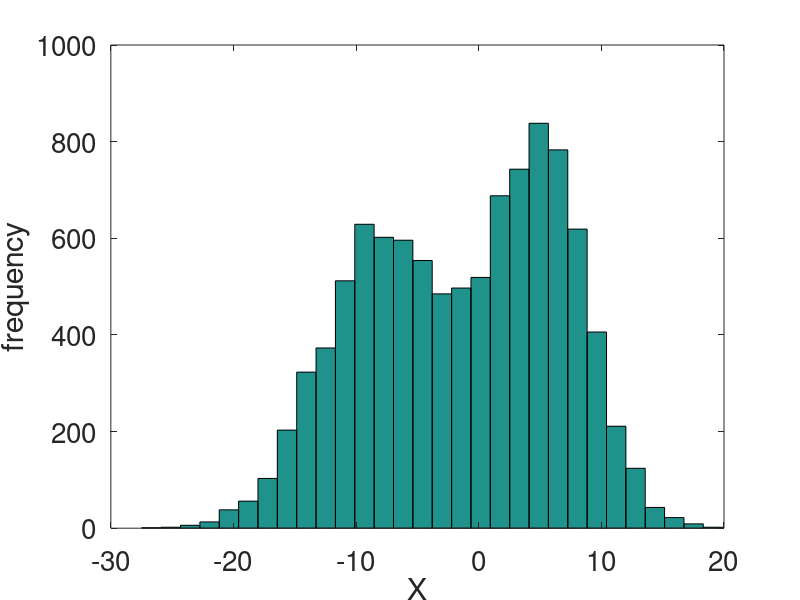

Write the MATLAB code that produced this figure. (Note: this script raises an error after producing the figure.)
close all;
clear all;
clc;
set(0, 'DefaultAxesFontSize', 20);
set(0, 'DefaultTextFontSize', 20);

%%%%%%%%%%%%%%%%%%%%
% Inputs to the data sampler
SampleNum = 1E4;
GaussianModelNum = 2;
Mu = [-8, 5];
Sigma = [5, 4];
% Determine the model used for random samples by comparing with thr
ModelThr = [0, 0.5];
%%%%%%%%%%%%%%%%%%%%

%%%%%%%%%%%%%%%%
% EM iteration
maxIteration = 1E3;
% Squared sum threshold for convergence
errorThr = 1E-4;
likeliHoodHistory = zeros(1, maxIteration);
%%%%%%%%%%%%%%%

X = zeros(SampleNum, 1);
rndNum = rand(SampleNum, 1);

%%%%%%%%%%%%%%%%%%%%
% Generating the random samples based on the given model
for i = 1:SampleNum
    model = sum(rndNum(i)>ModelThr);
    model = max(model, 1);
    X(i) = normrnd(Mu(model), Sigma(model));
end
%%%%%%%%%%%%%%%%%%%%

%%%%%%%%%%%%
% Check the distribution of X
figure;
hist(X, 30);
xlabel('X');
ylabel('frequency');
hold on;
%%%%%%%%%%%

%%%%%%%%
% Initial guess
% Mu_EM = ones(1, GaussianModelNum);
Mu_EM = [1, 2];
Sigma_EM = ones(1, GaussianModelNum);
% soft guess of the models each sample might belong to.
% In the form of weights.
modelEM = ones(SampleNum, GaussianModelNum)/GaussianModelNum;
% This relative frequency is the latent variable being guessed.
relModelFreq_EM = ones(GaussianModelNum, 1)/GaussianModelNum;

bHardGuess = 1;

% Draw the initially guessed models
XDraw = -20:0.25:20;
YDraws = zeros(161, GaussianModelNum);
for i = 1:GaussianModelNum
    YDraws(:,i) = relModelFreq_EM(i)*SampleNum ...
        * GaussianDistribution(XDraw', Mu_EM(i), Sigma_EM(i));
    plot(XDraw, YDraws(:,i), 'g', 'LineWidth', 1.2);
end
hold off;
%%%%%%%%

for iteration = 1:maxIteration
    likeliHoodHistory(iteration) = LogLikeliHood(X, Mu_EM, Sigma_EM, ...
        relModelFreq_EM, modelEM);
    
    %%%%%%%%%%%%%%%%%%%
    % E-step
    for j = 1:GaussianModelNum
        modelEM(:, j) = GaussianDistribution(X, Mu_EM(j), Sigma_EM(j)) ...
            .* relModelFreq_EM(j);
    end
    
    if bHardGuess==0
        for j = 1:SampleNum
            modelEM(j, :) = modelEM(j, :)/sum(modelEM(j, :));
        end
    else
        for j = 1:SampleNum
            [M, I] = max(modelEM(j, :));
            modelEM(j, :) = zeros(1, GaussianModelNum);
            modelEM(j, I) = 1;
        end
    end
    
    %%%%%%%%%%%%%%%%%%%
    % M-step
    n_k = sum(modelEM);
    relModelFreq_EM = n_k/SampleNum;
    relModelFreq_EM = relModelFreq_EM/sum(relModelFreq_EM);
    for j = 1:GaussianModelNum
        Mu_EM(j) = sum(modelEM(:, j).*X)/n_k(j);
        Sigma_EM(j) = sqrt(sum(modelEM(:, j).*(X-Mu_EM(j)).^2)/n_k(j));
    end
    
    
    if iteration>1 && (likeliHoodHistory(iteration)-likeliHoodHistory(iteration-1))^2 < errorThr
        break;
    end
end

figure(1); hold on;
for i = 1:GaussianModelNum
    YDraws(:,i) = relModelFreq_EM(i)*SampleNum ...
        * GaussianDistribution(XDraw', Mu_EM(i), Sigma_EM(i));
    plot(XDraw, YDraws(:,i), 'r', 'LineWidth', 1.2);
end
hold off;

figure; plot(likeliHoodHistory(3:iteration));
xlabel('Iteration');
ylabel('Log likelihood');
set(gca, 'YScale', 'log');

disp(Mu_EM);
disp(Sigma_EM);
disp(relModelFreq_EM);

